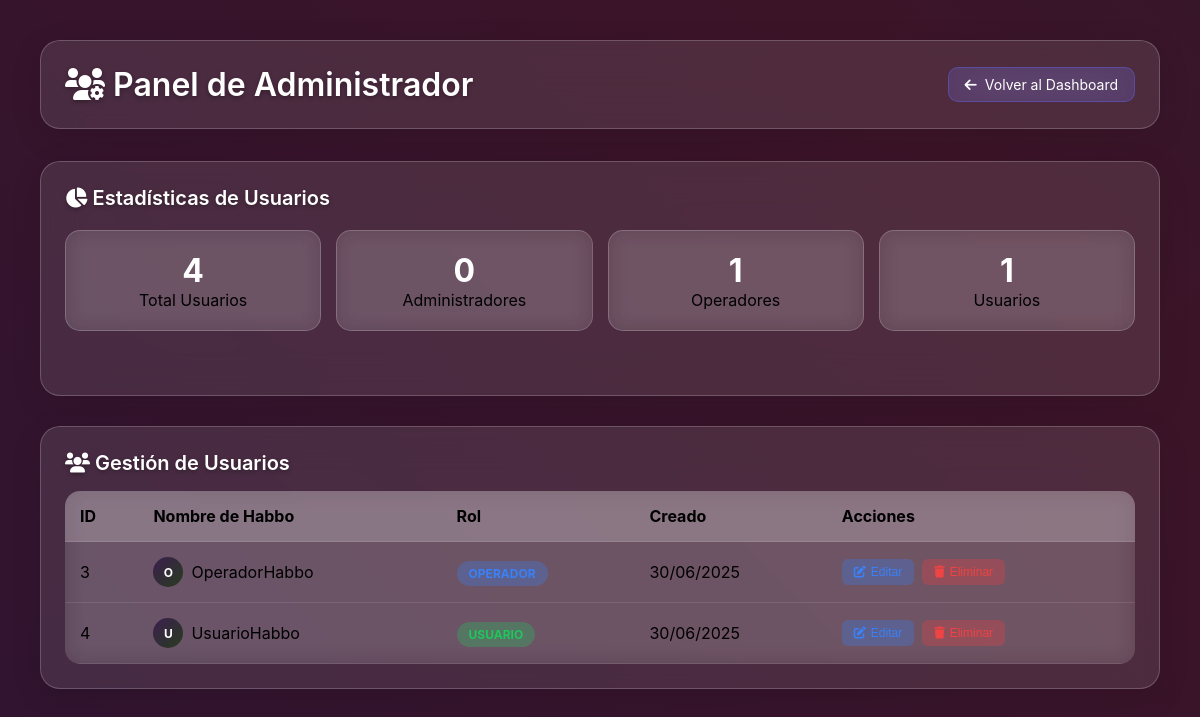
The app's page /admin-panel.php (signed in), older data.
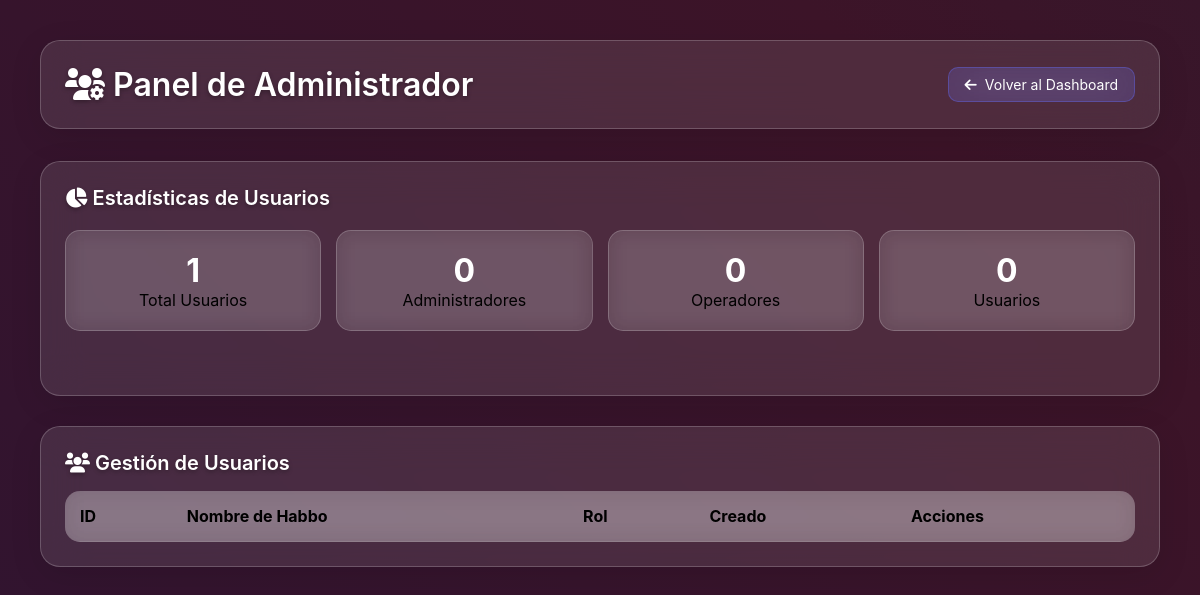
The same page, newer data.
### tables this page shows
CREATE TABLE IF NOT EXISTS users (
    id INT AUTO_INCREMENT PRIMARY KEY,
    username VARCHAR(50) NOT NULL UNIQUE,
    password VARCHAR(255) NOT NULL,
    role ENUM('super_admin', 'administrador', 'operador', 'usuario') DEFAULT 'usuario',
    habbo_username VARCHAR(50) NOT NULL UNIQUE,
    profile_image VARCHAR(255),
    created_at TIMESTAMP DEFAULT CURRENT_TIMESTAMP,
    updated_at TIMESTAMP DEFAULT CURRENT_TIMESTAMP ON UPDATE CURRENT_TIMESTAMP
);

### admin-panel.php (the view, shortened to what the changed rows need)
<?php
include 'config/database.php';
$stmt = $pdo->prepare("SELECT u.* FROM users u WHERE u.role NOT IN ('desarrollador', 'super_admin') ORDER BY u.role, u.username");
$stmt->execute();
$users = $stmt->fetchAll();
$stmt = $pdo->prepare("SELECT
    COUNT(*) as total_users,
    SUM(CASE WHEN role = 'administrador' THEN 1 ELSE 0 END) as admins,
    SUM(CASE WHEN role = 'operador' THEN 1 ELSE 0 END) as operators,
    SUM(CASE WHEN role = 'usuario' THEN 1 ELSE 0 END) as users
FROM users WHERE role != 'desarrollador'");
$stmt->execute();
$stats = $stmt->fetch();
?>
<!DOCTYPE html>
<html lang="es">
<head>
    <link rel="stylesheet" href="assets/css/styles.css">
    <link rel="stylesheet" href="https://cdnjs.cloudflare.com/ajax/libs/font-awesome/6.0.0/css/all.min.css">
</head>
<body class="dashboard-body">
    <div class="dashboard-container">
        <div class="dashboard-header">
            <div class="header-content">
                <h1 class="dashboard-title">
                    <i class="fas fa-users-cog"></i>
                    Panel de Administrador
                </h1>
            </div>
        </div>
        <div class="dashboard-card">
            <div class="stats-grid">
                <div class="stat-card">
                    <div class="stat-number"><?php echo $stats['total_users']; ?></div>
                    <div>Total Usuarios</div>
                </div>
                <div class="stat-card">
                    <div class="stat-number"><?php echo $stats['operators']; ?></div>
                    <div>Operadores</div>
                </div>
                <div class="stat-card">
                    <div class="stat-number"><?php echo $stats['users']; ?></div>
                    <div>Usuarios</div>
                </div>
            </div>
        </div>
        <div class="dashboard-card" style="margin-top: 30px;">
            <div style="overflow-x: auto;">
                <table class="users-table">
                    <thead>
                        <tr>
                            <th>ID</th>
                            <th>Nombre de Habbo</th>
                            <th>Rol</th>
                            <th>Creado</th>
                            <th>Acciones</th>
                        </tr>
                    </thead>
                    <tbody>
                        <?php foreach ($users as $user): ?>
                        <tr>
                            <td><?php echo $user['id']; ?></td>
                            <td>
                                <div style="display: flex; align-items: center; gap: 8px;">
                                    <?php if ($user['profile_image'] && file_exists($user['profile_image'])): ?>
                                        <img src="<?php echo htmlspecialchars($user['profile_image']); ?>"
                                             style="width: 30px; height: 30px; border-radius: 50%; object-fit: cover;">
                                    <?php else: ?>
                                        <div style="width: 30px; height: 30px; border-radius: 50%; background: linear-gradient(135deg, rgb(60, 30, 80), rgb(40, 60, 30)); display: flex; align-items: center; justify-content: center; color: white; font-size: 12px; font-weight: bold;">
                                            <?php echo strtoupper(substr($user['habbo_username'], 0, 1)); ?>
                                        </div>
                                    <?php endif; ?>
                                    <?php echo htmlspecialchars($user['habbo_username']); ?>
                                </div>
                            </td>
                            <td>
                                <span class="role-badge role-<?php echo $user['role']; ?>">
                                    <?php echo ucfirst($user['role']); ?>
                                </span>
                            </td>
                            <td><?php echo date('d/m/Y', strtotime($user['created_at'])); ?></td>
                            <td>
                                <div class="action-buttons">
                                    <button class="btn-small btn-edit" onclick="editUser(<?php echo $user['id']; ?>, '<?php echo $user['role']; ?>')">
                                        <i class="fas fa-edit"></i>
                                        Editar
                                    </button>
                                    <?php if ($user['id'] != $_SESSION['user_id']): ?>
                                    <button class="btn-small btn-delete" onclick="deleteUser(<?php echo $user['id']; ?>, '<?php echo htmlspecialchars($user['username']); ?>')">
                                        <i class="fas fa-trash"></i>
                                    </button>
                                    <?php endif; ?>
                                </div>
                            </td>
                        </tr>
                        <?php endforeach; ?>
                    </tbody>
                </table>
            </div>
        </div>
    </div>
</body>
</html>

Row changes from the older to the newer data that the page shows:
removed users: id "3", habbo_username "O", habbo_username "OperadorHabbo", role "OPERADOR", created_at "30/06/2025"
removed users: id "4", habbo_username "U", habbo_username "UsuarioHabbo", role "USUARIO", created_at "30/06/2025"
Text that changed along with them:
$stats['total_users']: "4" → "1"
$stats['operators']: "1" → "0"
$stats['users']: "1" → "0"
